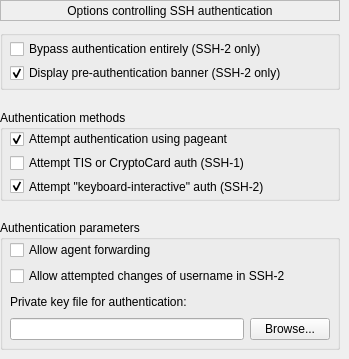
   <widget class="QWidget" name="page_20">
    <widget class="QLabel" name="label_98">
     <property name="geometry">
      <rect>
       <x>0</x>
       <y>0</y>
       <width>340</width>
       <height>21</height>
      </rect>
     </property>
     <property name="frameShape">
      <enum>QFrame::StyledPanel</enum>
     </property>
     <property name="text">
      <string>Options controlling SSH authentication</string>
     </property>
     <property name="alignment">
      <set>Qt::AlignCenter</set>
     </property>
    </widget>
    <widget class="QGroupBox" name="groupBox_46">
     <property name="geometry">
      <rect>
       <x>0</x>
       <y>30</y>
       <width>340</width>
       <height>60</height>
      </rect>
     </property>
     <property name="title">
      <string/>
     </property>
     <widget class="QWidget" name="layoutWidget30">
      <property name="geometry">
       <rect>
        <x>10</x>
        <y>10</y>
        <width>320</width>
        <height>42</height>
       </rect>
      </property>
      <layout class="QVBoxLayout" name="verticalLayout_14">
       <item>
        <widget class="QCheckBox" name="chb_ssh_no_userauth">
         <property name="text">
          <string>Bypass authentication entirely (SSH-2 only)</string>
         </property>
        </widget>
       </item>
       <item>
        <widget class="QCheckBox" name="chb_ssh_show_banner">
         <property name="text">
          <string>Display pre-authentication banner (SSH-2 only)</string>
         </property>
         <property name="checked">
          <bool>true</bool>
         </property>
        </widget>
       </item>
      </layout>
     </widget>
    </widget>
    <widget class="QGroupBox" name="groupBox_47">
     <property name="geometry">
      <rect>
       <x>0</x>
       <y>110</y>
       <width>340</width>
       <height>91</height>
      </rect>
     </property>
     <property name="title">
      <string>Authentication methods</string>
     </property>
     <widget class="QWidget" name="layoutWidget31">
      <property name="geometry">
       <rect>
        <x>10</x>
        <y>20</y>
        <width>320</width>
        <height>65</height>
       </rect>
      </property>
      <layout class="QVBoxLayout" name="verticalLayout_15">
       <item>
        <widget class="QCheckBox" name="chb_ssh_tryagent">
         <property name="text">
          <string>Attempt authentication using pageant</string>
         </property>
         <property name="checked">
          <bool>true</bool>
         </property>
        </widget>
       </item>
       <item>
        <widget class="QCheckBox" name="chb_ssh_try_tis_auth">
         <property name="text">
          <string>Attempt TIS or CryptoCard auth (SSH-1)</string>
         </property>
        </widget>
       </item>
       <item>
        <widget class="QCheckBox" name="chb_ssh_try_ki_auth">
         <property name="text">
          <string>Attempt &quot;keyboard-interactive&quot; auth (SSH-2)</string>
         </property>
         <property name="checked">
          <bool>true</bool>
         </property>
        </widget>
       </item>
      </layout>
     </widget>
    </widget>
    <widget class="QGroupBox" name="groupBox_48">
     <property name="geometry">
      <rect>
       <x>0</x>
       <y>220</y>
       <width>340</width>
       <height>130</height>
      </rect>
     </property>
     <property name="title">
      <string>Authentication parameters</string>
     </property>
     <widget class="QWidget" name="layoutWidget32">
      <property name="geometry">
       <rect>
        <x>10</x>
        <y>20</y>
        <width>320</width>
        <height>100</height>
       </rect>
      </property>
      <layout class="QVBoxLayout" name="verticalLayout_16">
       <item>
        <widget class="QCheckBox" name="chb_ssh_agentfwd">
         <property name="text">
          <string>Allow agent forwarding</string>
         </property>
        </widget>
       </item>
       <item>
        <widget class="QCheckBox" name="chb_ssh_change_username">
         <property name="text">
          <string>Allow attempted changes of username in SSH-2</string>
         </property>
        </widget>
       </item>
       <item>
        <widget class="QLabel" name="label_99">
         <property name="text">
          <string>Private key file for authentication:</string>
         </property>
        </widget>
       </item>
       <item>
        <layout class="QHBoxLayout" name="horizontalLayout_3">
         <item>
          <widget class="QLineEdit" name="le_ssh_auth_keyfile"/>
         </item>
         <item>
          <widget class="QPushButton" name="btn_ssh_auth_browse_keyfile">
           <property name="text">
            <string>Browse...</string>
           </property>
          </widget>
         </item>
        </layout>
       </item>
      </layout>
     </widget>
    </widget>
   </widget>
